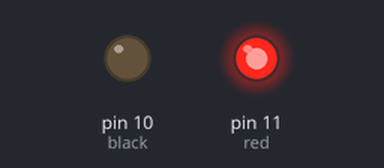
A sketch run on a simulated Arduino Uno, built with avr-gcc and run on an emulated ATmega328P. Parts: output pins drawn as LEDs (lit = HIGH).

Above: at 0.05 s.
At 4.0 s:
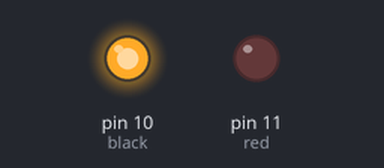
At 6.0 s:
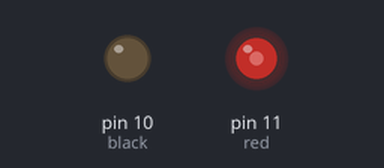
At 8.0 s:
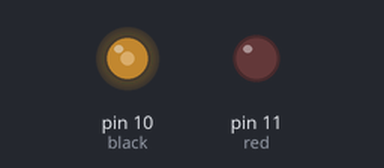
Timing chart, 0 to 10.4 s (numbered marks = the images above):
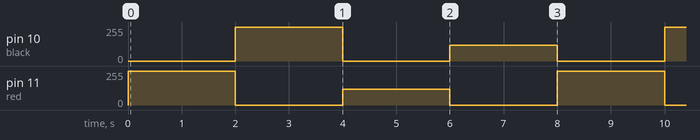

Measured:
- by itself, pin 10 (black), pin 11 (red): repeats every 8.0 s: 0/255 2.0 s, 120/255 2.0 s, 0/255 2.0 s, 255/255 2.0 s

The sketch:

Movement_and_speed_controll_of_a_DC_motor_by_Arduino_uno_R3.ino
```cpp
// C++ code
//clockwise means positive
//Anticlockwise means negative
int red=11;
int black=10;
void setup()
{
  pinMode(red,OUTPUT);
  pinMode(black,OUTPUT);
}

void loop()
{
  //clockwisemovement();//5 volt
  //anticlockwisemovement();//5 volt
  bothmovement();//5 volt
  //clockwisespeedcontroll();//2.35 volt
  //anticlockwisespeedcontroll();//2.35 volt
  bothspeedcontroll();//clock and anticlock
}

void clockwisemovement()//5 volt
{
  digitalWrite(red,HIGH);//High means 5 volt/255
  digitalWrite(black,LOW);//Low means 0 volt/0
}

void anticlockwisemovement()//5 volt
{
   digitalWrite(red,LOW);
  digitalWrite(black,HIGH);
}

void bothmovement()//5 volt
{
  digitalWrite(red,HIGH);//High means 5 volt/255
  digitalWrite(black,LOW);//Low means 0 volt/0
  delay(2000);
  digitalWrite(red,LOW);
  digitalWrite(black,HIGH);
  delay(2000);
}
void clockwisespeedcontroll()//2.35 volt
{

  analogWrite(red,120);//120 means (5*120)/255=2.35 volt
  analogWrite(black,0);//0 means 0 volt
}
void anticlockwisespeedcontroll()//2.35 volt
{
  analogWrite(red,0);
  analogWrite(black,120);
}
void bothspeedcontroll()//clock and anticlock
{
  analogWrite(red,120);//120 means (5*120)/255=2.35 volt
  analogWrite(black,0);//0 means 0 volt
  delay(2000);
  analogWrite(red,0);
  analogWrite(black,120);
  delay(2000);
}
  
```
